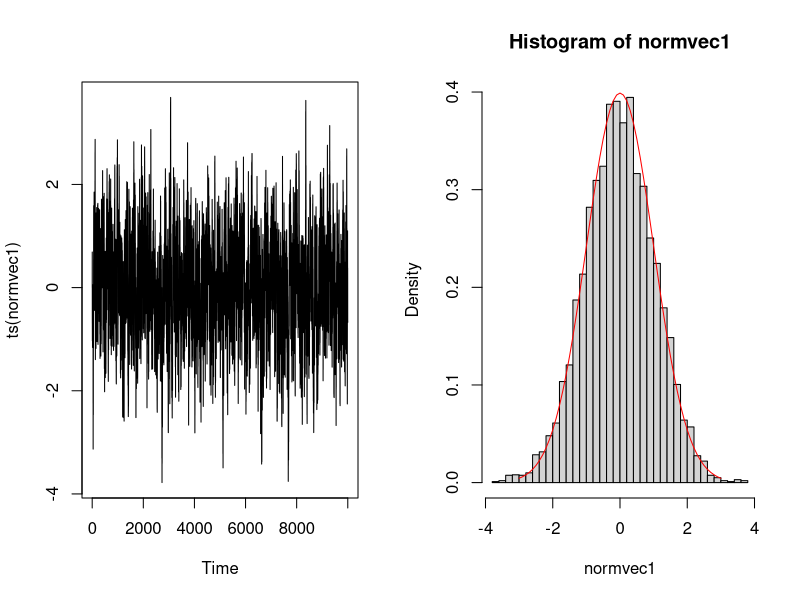
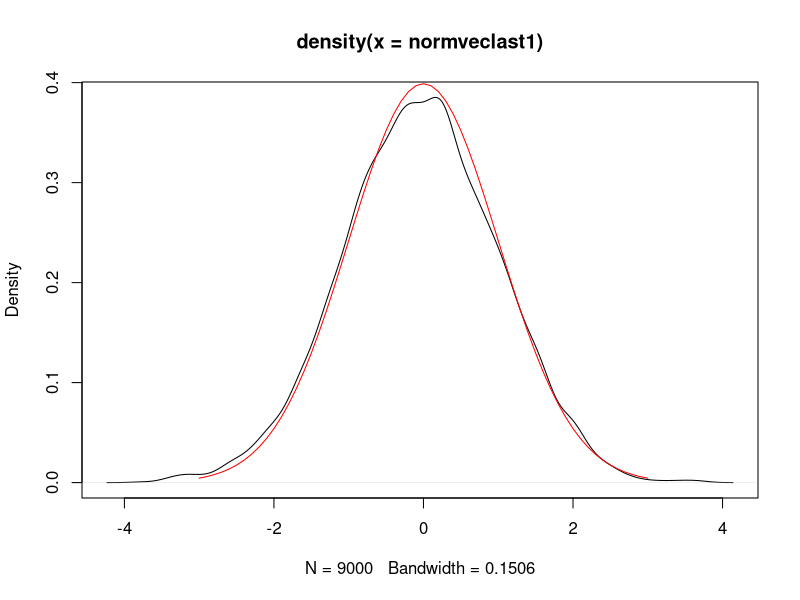
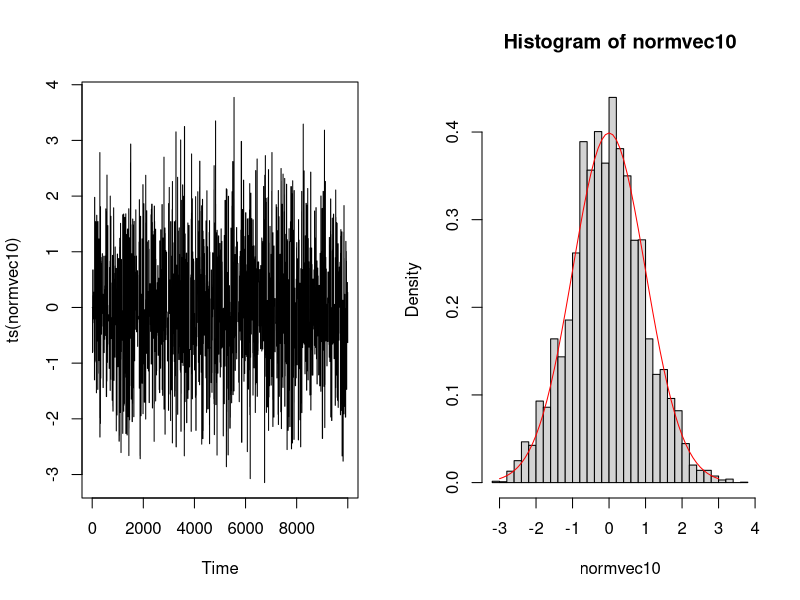
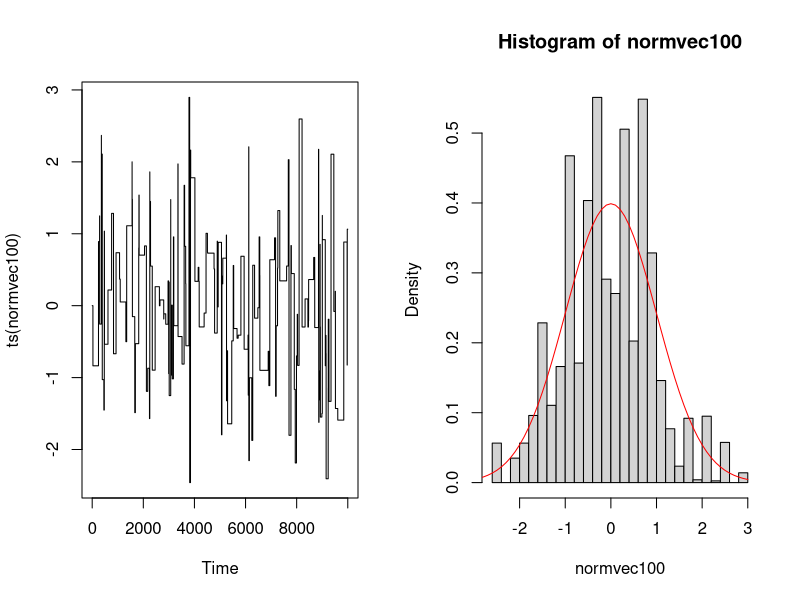
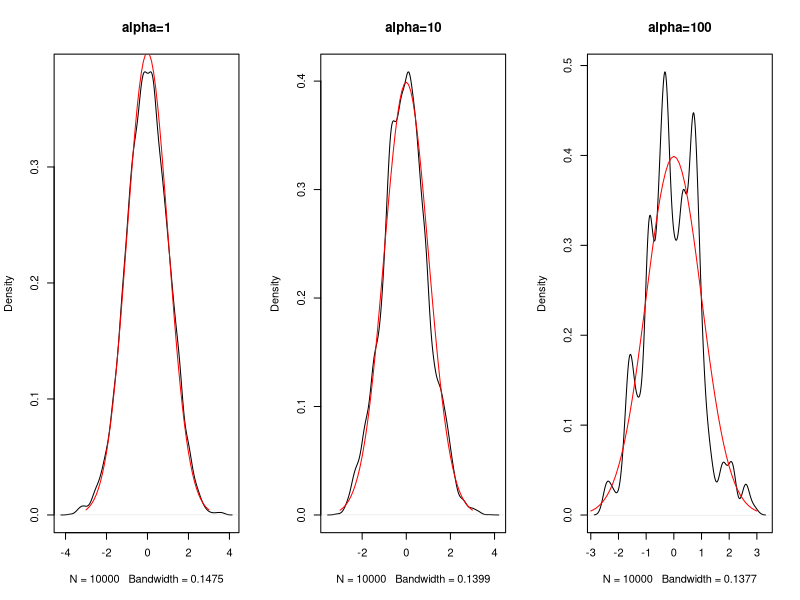
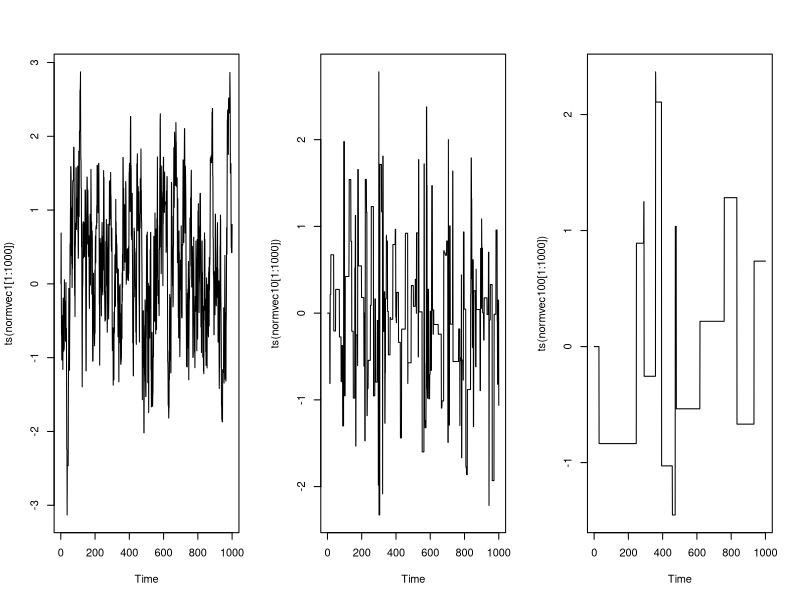
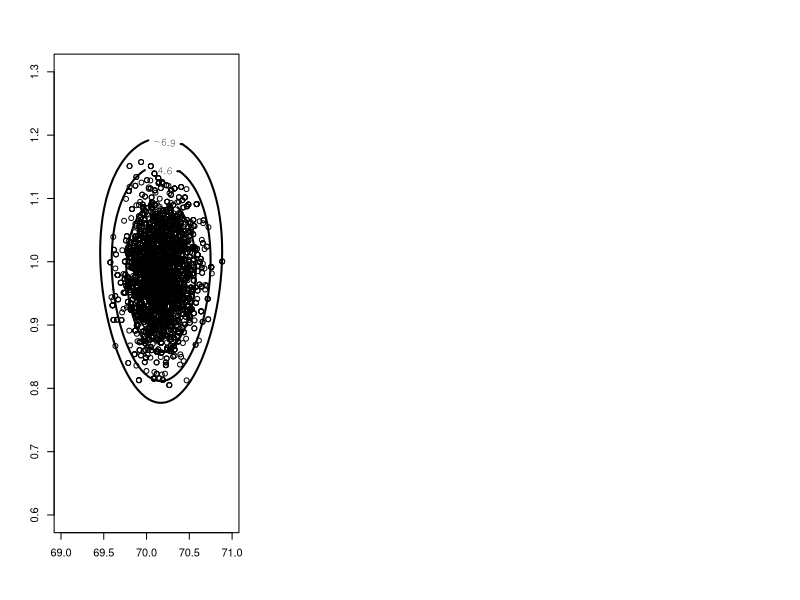
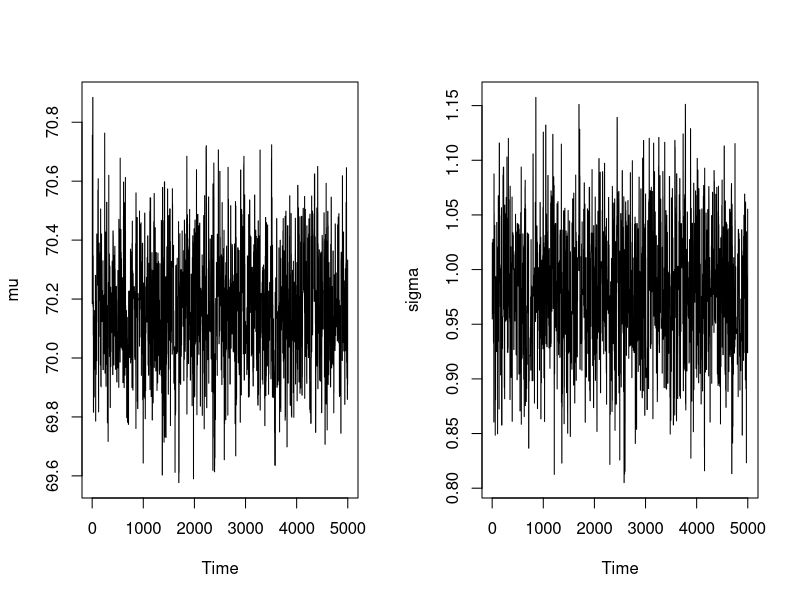

The R source for these figures, in order:
######################################################
# EXAMPLE 1 - "simple" Metropolis-Hastings algorithm #
###################################################### 
# Random Walk Metropolis-Hastings chain 
#   with invariant distribution = N(0,1);
# proposal density: q(x,y)=f(y-x), where f(u)=1/(2alpha)I_(-alpha,alpha)),
#   i.e.          Y= x+U(-alpha,alpha).
# The state space is E=\Re, an open connected set, and 
#   f(u)>0 in U(0).
# We'll run the algorithm under different values for alpha, e.g. alpha=1,10,100
# The chain starts at 0
# Tipically, for large values of alpha, the acceptance ratio will be small, 
#   i.e. I'll reject the candidate point often, 
# since I'm sampling the candidate point from a region where 
#   the exact posterior density is very low  

norm<-function (n, alpha) 
{
        vec <- vector("numeric", n+1)
        x = 0
#        x <- -2*alpha  # RUN the algorithm by yourself with this value as the initial point!
        accept=0
        vec[1] <- x
        for (i in 2:n) {
                innov <- runif(1, -alpha, alpha)
                y <- x + innov
                aprob <- min(1, dnorm(y)/dnorm(x))
                u <- runif(1)
# If condition "(u < aprob)" is NOT met, we'll skip command "x <- y", 
#  so that the MC does not move from x 
                if (u < aprob) 
                     {
                        x <- y
                        accept1=accept+1
                        accept=accept1
                     }
                vec[i] <- x
        }

        vec[n+1]= accept/n
        
        vec
}

# Number of iterations of the MC
k = 10000
##################### alpha=1
normvec<-norm(k,1)
normvec1 = normvec[1:k]
rate1 = normvec[(k+1)]
par(mfrow=c(1,2))
plot(ts(normvec1))
hist(normvec1,30, prob=T)
val=seq(-3,3,0.1)
points(val,dnorm(val),type='l',col='red')

x11()
#plot(density(normvec1),bw='nrd')
#points(val,dnorm(val),type='l',col='red')

burnin=1000 # usually we get rid of the first burnin iterations, 
            # where the chain hasn't reached stationarity yet 
# The ergodic Th says we can use all iteration from any initial point x. However, 
# we are averaging some function of some finite number of samples, so that out average will 
# be a better approximation if we start at a typical point in the density we are sampling from
# and if this density is closer to the target distribution
b1=burnin+1
normveclast1=normvec[b1:k]

par(mfrow=c(1,1))
plot(density(normveclast1))
points(val,dnorm(val),type='l',col='red')

rate1

x11()
################## alpha=10
normvec<-norm(k,10)
normvec10 = normvec[1:k]
rate10 = normvec[(k+1)]
par(mfrow=c(1,2))
plot(ts(normvec10))
hist(normvec10,30,prob=T)
points(val,dnorm(val),type='l',col='red')


#windows()
#normveclast10=normvec10[b1:k] # traceplot discarding the first burnin iterations 
#plot(density(normveclast10))
#points(val,dnorm(val),type='l',col='red')

rate10

################## alpha=100
x11()
normvec<-norm(k,100)
normvec100 = normvec[1:k]
rate100 = normvec[(k+1)]
par(mfrow=c(1,2))
plot(ts(normvec100))
hist(normvec100,30,prob=T)
points(val,dnorm(val),type='l',col='red')

#windows()
#normveclast100=normvec100[b1:k]  # traceplot discarding the first burnin iterations 
#plot(density(normveclast100))
#points(val,dnorm(val),type='l',col='red')

rate100

## COMPARISON among kernel density plots of the simulated MCs for different values of alpha
windows()
par(mfrow=c(1,3))
plot(density(normvec1),main="alpha=1")
points(val,dnorm(val),type='l',col='red')
plot(density(normvec10),main="alpha=10")
points(val,dnorm(val),type='l',col='red')
plot(density(normvec100),main="alpha=100")
points(val,dnorm(val),type='l',col='red')


## COMPARISON among traceplots of the simulated MCs for different values of alpha
windows()
par(mfrow=c(1,3))
plot(ts(normvec1[1:1000]))
plot(ts(normvec10[1:1000]))
plot(ts(normvec100[1:1000]))

## COMPARISON among acceptance rates of the simulated MCs for different values of alpha
rate1;rate10;rate100


# end


##################################################################
# EXAMPLE 2 - Ex in 6.7 in Albert
##################################################################
# Section 6.7 Learning about a Normal Population from Grouped Data
##################################################################
#Example of a MH algorithm
library(LearnBayes)
# Data are heights (in inches) of men from a local college 
# The interest is in making inference about the mean and sd of the heights; 
# X_i \sim n(\mu,\sigma^2) 
# 1 inch= 2.54 cm 
# However data are grouped: out of n=211 men, n_1=14 of them have height less than 66, 
# n_2=30 have height between 66 and 68, ect.  

# d is a list defining the intervals and the frequencies
d=list(int.lo=c(-Inf,seq(66,74,by=2)),int.hi=c(seq(66,74,by=2), Inf),f=c(14,30,49,70,33,15))
d


help(groupeddatapost)
# it computes the log posterior density of (\mu,log \sigma) for normal sampling 
#       where the data is observed in grouped form
# Laa prior per (mu,log(sigma)) ? IMPROPRIA, proporzionale ad una cost.
# In pratica, ? un modello multinomiale, in cui il parametro (= probabilit?) vettoriale
# ? la massa assegnata da una N(mu,sigma^2) ad una partizione di 6 intervalli

#INPUT: theta=valore di mu e log(sigma) in cui calcolo la log-posterior
#       data= dataframe dei dati in forma raggruppata
#OUTPUT: log-posterior density 

# EX: compute the log-posterior density at  mu=70, log(sigma)=1
groupeddatapost(c(70,1),d)


help(laplace)
#################################
# It is an iterative method (Newton's method) to compute, for a general posterior density,
#   an estimate of the posterior mode and the associated variance-covariance matrix, 
# INPUT: the log-posterior density, the initial point of the iterative method, 
#         parameters of the log-posterior density (the vector d in this case) 

start=c(70,1) #punto iniziale - costruito da dati "fittizi"

fit=laplace(groupeddatapost,start,d)

fit
# fit$var is the matrix  (\tilde I_n)^{-1}, where \tilde I_n is the  
#   "generalized observed Fisher information matrix"  (-d^2/ d d log(pi(mu,log(sigma)|x)) #d qui indica la DERIVATA!
# Approximately the marginal posterior density of mu is N(70.17,0.035) and 
#     the marginal posterior density of  lambda=log(sigma) is  N(0.974, 0.003)

diag(fit$var)
modal.sds=sqrt(diag(fit$var))

####################### METROPOLIS-HASTINGS  ALGORITHM ################################
# Build the MC according to a RANDOM WALK Metropolis algorithm:
# the bivariate proposal density q is N(val_prec,c^2 V)
# where the scale factor c=2, V  is the covariance matrix (\tilde I_n)^{-1};
# this is the covariance of the Gaussian approximation (centered at the posterior mode)
# The PROPOSAL distribution has to be close to the true posterior, i.e.
#   it should be an approximation of the posterior!!! 
# The scale factor c determines the behaviour of the MC 
######################proposal=list(var=fit$var,scale=2)
proposal=list(var=fit$var,scale=2) #2
proposal


# Proposal distributions: N(0,\Sigma, Uniform on the ball of radius R, t-Student 
# (or more general mixtures of normal misture);
# usually, variance matrix of the Gaussian proposal is
# c^2 * inverse of the "generalized observed Fisher information" matrix
# for  c >0; here  c =1/2, 1, 2 work "well"

# La funzione del package LearnBayes ? rwmetrop
# Simulates iterates of a random walk Metropolis chain for an arbitrary real-valued posterior density defined by the user
#help(rwmetrop)
#print(rwmetrop)
#INPUT: log-posterior = groupeddatapost
#       proposal = N(0,c^2*V)
#       start= initial point of the MC
#       number of iterations=10000
#       d=parametri della log-posterior = iperparametri + dati
# the acceptance probability alpha(x,y) is the ratio of the posterior densities (random walk MH)

fit2=rwmetrop(groupeddatapost,proposal,start,10000,d)

#OUTPUT : 
# par = a matrix of simulated values where each row corresponds to a simulated value of the vector parameter
# accept= the acceptance rate of the algorithm

fit2
fit2$accept

# The acceptance rate is good? 
# The proposal should be more "diffuse" than posterior density , in order to explore 
# the whole support of the posterior density. 
# If c is too small, the acceptance rate will be high; basically, a small scale c 
# means that I'm sampling the candidate point y from a density with small variance,
# so that y will be close to x, and therefore alpha(x,y)=pi(y)/pi(x) will assume values close to 1.
# This means that the MC explores the state space weakly, i.e. the MC moves slowly through 
# the state space, and the algorithm can turn out to be inefficient. 
# On the other hand, if c is too large, alpha(x,y) will often be small, and may candidate points will be rejected,
# so that the overall acceptance rate r will be too small, and also in this case the algorithm is inefficient.
# Il tasso di accettazione BUONO per un RW-MH deve essere compreso in [0.25, 0.45] circa, o [0.23,0.5). 
# Il valore 0.23... ? il limite quando la dimensione dello spazio converge a infinito.

# For a random walk MH, remember that \alpha(x,y)=\pi(y)/\pi(x) indicates how probable the new proposed sample y
# is with respect to the current sample x.  If we attempt to move to a point that is more probable 
# than the existing point (i.e. a point in a higher-density region of \pi), 
# we will always accept the move. However, if we attempt to move to a less probable point, 
# we will sometimes reject the move, and the more the relative drop in probability, the more likely 
# we are to reject the new point. 

# Per quanto riguarda independence chain Metropolis, tassi di accettazione che
# portano ad algoritmi efficienti sono decisamente pi? alti; teoricamente,
# pi? ? alto il rapporto di accettazione e migliore ? il tasso di convergenza 
# della catena.

#Calcolo la media ergodica componente per componente
#help(apply)
#Medie a posteriori (calcolate col metodo MCMC) di mu e log(sigma)
post.means=apply(fit2$par,2,mean)
#Standard deviation delle 2 distribuzioni a posteriori marginali (MCMC)
post.sds=apply(fit2$par,2,sd)
post.means
post.sds

#Confronto fra medie e varianze dell'approx gaussiana con quelle a posteriori
cbind(c(fit$mode),modal.sds)
cbind(post.means,post.sds)
#In questo caso l'approssimazione col metodo di Laplace ? buona


#Disegnamo un countour plot della posterior esatta (nota a meno della costante di normalizzazione)
#  e confrontiamo con i punti della MC dal 5001 in poi
mycontour(groupeddatapost,c(69,71,.6,1.3),d)
points(fit2$par[5001:10000,1],fit2$par[5001:10000,2])

#Provate a cambiare scale alla proposal, per es. scale=0.1 
# e scale=10

windows()
## traceplots delle due marginali
par(mfrow=c(1,2))
plot(ts(fit2$par[5001:10000,1]),ylab="mu")
plot(ts(fit2$par[5001:10000,2]),ylab="sigma")


##################################################
# Section 6.8 Example of Output Analysis
##################################################
# MONITORING the CONVERGENCE of the MC to the STATIONARY distribution
# If we simulate realizations from a MC, then under 'broad' conditions, EVENTUALLY
# the simulated values will be marginally distributed acconding to the invariant distr.
# and the ergodic means will converge to correspondent integrals of the invariant distribution.
# However, initial points of the MC, if included in the computation of the ergodic mean, 
# may influence the value of the ergodic mean itself, yielding a poor approximation. 
# For this reason we usually discard the first non-stationary portion of the chain, 
# called BURN-IN.
# Therefore we need to be able to detect when the marginal behaviour of the MC is 
# sufficiently close to stationarity, and harvest all subsequent realizations as a DEPENDENT sample 
# from the stationary distribution.  
# We diagnose convergence retrospectly, by guessing for how long to run the simulation and
# then trying to determinate if some latter portion of the chain can be considered stationary.
# The sample size required depends on the EFFICIENCY of the MC; moreover this sample size 
# increases with an increasing level of serial dependence of the chain (autocorrelation of the MC).

library(LearnBayes)
d=list(int.lo=c(-Inf,seq(66,74,by=2)),
        int.hi=c(seq(66,74,by=2), Inf),
        f=c(14,30,49,70,33,15))

library(coda)
library(lattice)
start=c(70,1)
fit=laplace(groupeddatapost,start,d)

# Let us choose an UNLUCKY initial point for the chain, and a small scale factor for the proposal c=0.2; 
start=c(65,1)
proposal=list(var=fit$var,scale=0.2)
bayesfit=rwmetrop(groupeddatapost,proposal,start,10000,d)

bayesfit$accept
apply(bayesfit$par,2,mean)
apply(bayesfit$par,2,sd)


#Assegno i nomi alle colonne di bayesfit$par
dimnames(bayesfit$par)[[2]]=c("mu","log sigma")
xyplot(mcmc(bayesfit$par),col="black")
x11()
# BURN-IN: about 600 iterations
xyplot(mcmc(bayesfit$par[1:1000,]),col="black")
# If we forget the first 2000 iterations
xyplot(mcmc(bayesfit$par[-c(1:2000),]),col="black")
# Sembra che gi? dopo le prime 2000 iterazioni si sia giunti a convergenza
# a 'good ' traceplot is a fat hairy caterpillar !
# a 'snake-like' caterpillar does NOT mean in general the the MC hasn't reached convergence,
#    but we need to increase the sample size because there is high correlation 

# For a given sample size, the ACCURACY of our inferences is dependent on the EFFICIENCY 
# of our posterior samples. We'll see that the efficiency decreases with an increasing level 
# of AUTOCORRELATION.  

par(mfrow=c(2,1))
# Plots of AUTOCORRELATION between X_n and X_{n+k} by CODA
autocorr.plot(mcmc(bayesfit$par[-c(1:2000),]),auto.layout=FALSE)
#Dall'HELP della funzione "autocorr": High autocorrelations within chains 
#indicate slow mixing (the support of the target distribution has not been fully explored yet)
#and, usually, slow convergence. 
#It may be useful to 
#thin out a chain with high autocorrelations before calculating summary 
#statistics: a thinned chain may contain most of the information, but take up 
#less space in memory. Re-running the MCMC sampler with a different 
#parameterization may help to reduce autocorrelation

summary(mcmc(bayesfit$par[-c(1:2000),]))
# We estimate the (square root of the) variance of the MCMC estimator, that is sigma^2_f / T
# col metodo delle batch means:
batchSE(mcmc(bayesfit$par[-c(1:2000),]), batchSize=50)
# Si ottiene un valore diverso da Naive SE e da Time-series SE !!

effectiveSize(mcmc(bayesfit$par[-c(1:2000),])) # su 8000 iterazioni

# An estimate of the square root of sigma^2_f / T is called Monte Carlo standard error



# In order to check the convergence of the MC :
# - analysis of the traceplots (also to understand which burn-in we should consider). 
# - MCerror/posterior sd has to be small (less than 0.1 o 1 o 5%);
#      l'MCerror viene stimato col metodo delle batch means o quello usato in "summary".
# - convergence diagnostics
# In order to check the mixing of the chain:
# - autocorrelation plot: the autocorrelation should be 'small' as the lag increases.  
#   In fact, if there is a strong dependence between X_n and X_{n+k}, this means
#   that the value of X_{n+k} strongly depends on the previous value X_n, and therefore
#   the chain does not mix 'well', since the chain would be bound to stay in some region 
#    of the support set, and not 'covering' the whole support of the target distribution. 
# Slow mixing usually denotes a 'slow' convergence:
# one solution is to reparametrize the parameters in order to reduce autocorrelation. 
# the other solution (more popular!) is to perform a process known as THINNING whereby only 
# every kth value from the MC is actually stored for inference, so that autocorrelation among 
# successive value of the chain is diminished. 
# Note that this only represents an efficiency gain in terms of storing and post-processing 
# the sample: for the same computational cost of simulation, the full sample size will always
# contain more information. 
# Il numero di iterazioni da salvare (al meno del burnin e del thinning)
# per calcolare poi le medie ergodiche di stabilisce in base al MCerror 
# che si vuole ottenere.
# L'Effective Sample Size (ESS) di una componente unidimensionale  di una MCMC ? 
# il numero di iterazioni indipendenti che dovrei effettuare dalla stessa distribuzione a posteriori
# per ottenere lo stesso MCerror; se l'ESS ? piccolo, questo indica che la 
# stima sar? 'povera', perch? la standard deviation del parametro sar? grande 
# per tenere costante l'MCerror - pi? ? grande l'ESS e meglio ?...


#Ripeto l'algoritmo di M-H con un "migliore" punto iniziale e una migliore "scale"
start=c(70,1)
proposal=list(var=fit$var,scale=2.0)
bayesfit2=rwmetrop(groupeddatapost,proposal,start,10000,d)

bayesfit2$accept
apply(bayesfit2$par,2,mean)
apply(bayesfit2$par,2,sd)

dimnames(bayesfit2$par)[[2]]=c("mu","log sigma")
xyplot(mcmc(bayesfit2$par),col="black")
x11()
xyplot(mcmc(bayesfit2$par[1:30,]),col="black")
sim.parameters=mcmc(bayesfit2$par[-c(1:2000),])
xyplot(mcmc(bayesfit2$par[-c(1:2000),]),col="black")

par(mfrow=c(2,1))
autocorr.plot(sim.parameters,auto.layout=FALSE)
summary(sim.parameters)
batchSE(sim.parameters, batchSize=50)
#L'ultima colonna di "summary" e il comando batchSE stimano entrambi 
#la radice quadrata di (sigma_f)^2/n che e' la varianza asintotica dell'
#errore Monte Carlo, ma batchSE ? una stima MENO precisa della stima "time series"
 
#Kernel density delle posterior marginali 
densplot(mcmc(bayesfit2$par[-c(1:2000),1]))
densplot(mcmc(bayesfit2$par[-c(1:2000),2]),ylim=c(0,8))


effectiveSize(mcmc(bayesfit2$par[-c(1:2000),]))
